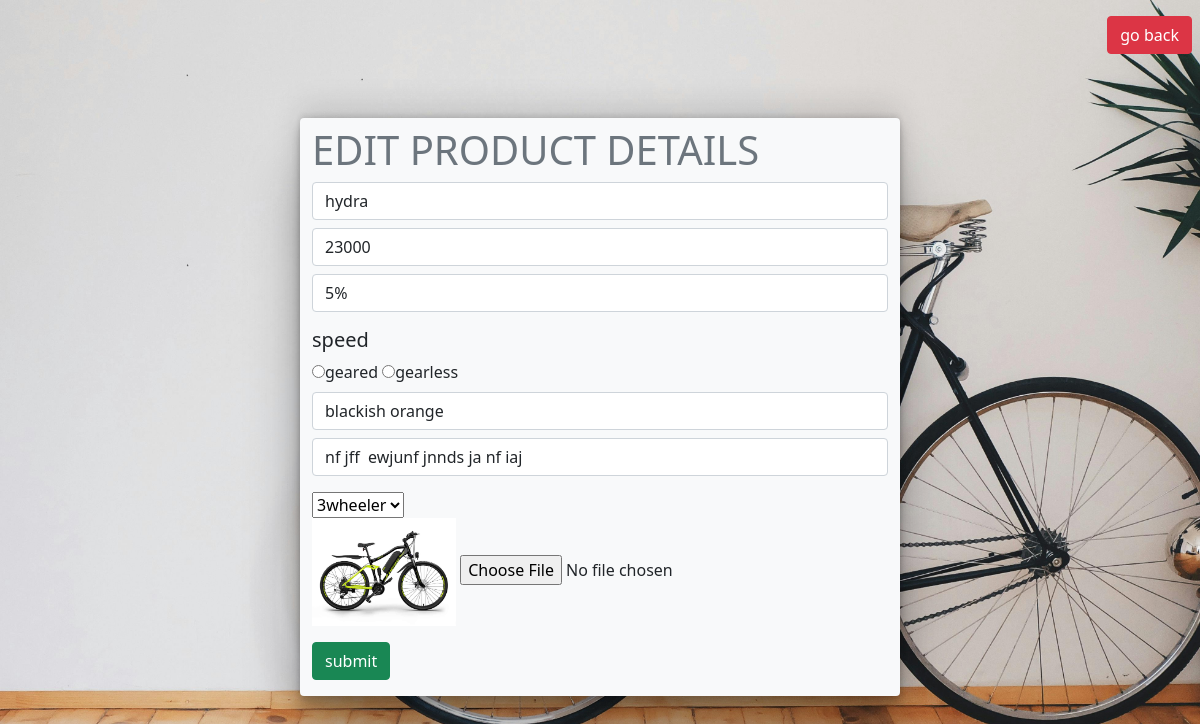
Page /edit_g/4 on the committed database.
### ecomapp/models.py (models this page shows)
class product(models.Model):
    productname = models.CharField(max_length=100)
    prize = models.IntegerField()
    offer = models.CharField(max_length=50)
    speed = models.CharField(max_length=50)
    color = models.CharField(max_length=50)
    description = models.CharField(max_length=300)
    category = models.ForeignKey('Categories', on_delete=models.CASCADE, related_name='products')
    image = models.ImageField(upload_to='images/')
    seller = models.ForeignKey(User, on_delete=models.CASCADE, related_name='products_sold')

### ecomapp/views.py (the view)
# urls.py: path('edit_g/<int:pk>',views.edit_g,name="edit"),
def edit_g(request,pk):
     if request.method =="POST":
        productname = request.POST.get("productname")
        prize = request.POST.get("prize")
        offer = request.POST.get("offer")
        speed = request.POST.get("speed")
        color = request.POST.get("color")
        description = request.POST.get("description")
        category = request.POST.get("category")
        image = request.FILES.get("image")
        seller = request.user
        category_instance = get_object_or_404(Categories, pk=category)
        probj.category = category_instance
        probj = product(productname=productname, prize=prize, offer=offer, speed=speed, color=color, description=description, seller=seller, image=image)
        probj.objects.filter(pk=pk).update()
        return redirect('sellerindex')
     else:
          data=product.objects.get(pk=pk)
          return render(request,'editpro.html',{'data':data})

### Templates/editpro.html (shortened to what this page needs)
{% load static %}
<!DOCTYPE html>
<html lang="en">
<head>
    <title>Document</title><link href="https://cdn.jsdelivr.net/npm/bootstrap@5.1.3/dist/css/bootstrap.min.css" rel="stylesheet">
    <link rel="stylesheet" href="{% static '/css/addpro.css' %}">
</head>
<body class="main">
    <div class="d-flex justify-content-end">
        <a href="{% url 'sellerindex' %}"><button  class="btn btn-danger mb-3 mt-3  me-2" >go back</button></a>
    </div>
    <div class="container  bg-light d-flex justify-content-center w-50 mt-5 rounded" style="box-shadow: rgba(0, 0, 0, 0.25) 0px 54px 55px, rgba(0, 0, 0, 0.12) 0px -12px 30px, rgba(0, 0, 0, 0.12) 0px 4px 6px, rgba(0, 0, 0, 0.17) 0px 12px 13px, rgba(0, 0, 0, 0.09) 0px -3px 5px;">
   <form action="" class="pt-2 " method="post" enctype="multipart/form-data">
    <div>
        <h1 class="text-secondary">EDIT PRODUCT DETAILS</h1>
    </div>
    <div>
    <input type="text" placeholder="productname" name="productname" id="productname" class="form-control w-100 mt-2 " value="{{data.productname}}">
</div>
<div>
    <input type="number" name="prize" id="prize" placeholder="prize" class="form-control w-100 mt-2" value="{{ data.prize }}">
</div>
<div>
    <input type="text" name="offer" id="offer" placeholder="offer" class="form-control w-100 mt-2" value="{{ data.offer }}">
</div>
<div>
    <label for="speed" class="mt-3"><h5>speed</h5></label>
    <br>
    <input type="radio" name="speed" id="speed" value="geared">geared
    <input type="radio" name="speed" id="speed" value="gearless">gearless
</div>
<div>
    <input type="text" name="color" id="color" placeholder="color" class="mt-2 form-control" value="{{ data.color }}">
</div>
<div>
 <input type="text" name="description" id="description"  placeholder="about product" class="mt-2 form-control " value="{{ data.description }}">
</div>
<div class="mt-3">
    <select name="category" id="category">
        <option value="3wheeler">3wheeler</option>
    </select>
</div>
<div>
    <img src="{{ data.image.url }}" alt="previousimage" class="w-25">
    <input type="file" id="image" name="image" class="mt-3">
</div>
   <a href="{% url 'addproduct' %}"><button class="btn btn-success mb-3 mt-3" >submit</button></a>
 </form>
</div>
</body>
</html>

### static/css/addpro.css (style rules this page uses)
.main { background-image: url( ../images/userbackground.jpg ); background-repeat: no-repeat; background-size: cover; width: 100%; }

### rows in the picture
product: productname "hydra", prize "23000", offer "5%", color "blackish orange", description "nf jff ewjunf jnnds ja nf iaj", image (picture)
